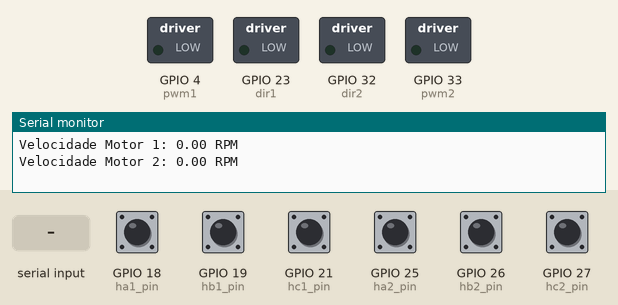
The sketch below on a simulated ESP32. Shown: switched loads named in the sketch (green lamp = pin HIGH), the last lines printed to the serial monitor. The inputs (shaded band) are chosen by the test bench; at power-on: GPIO 18 (ha1_pin), GPIO 19 (hb1_pin), GPIO 21 (hc1_pin), GPIO 25 (ha2_pin), GPIO 26 (hb2_pin), GPIO 27 (hc2_pin) HIGH.

Above: at 1.2 s.
1.3 s: "90 45\n" received over Serial
At 2.3 s:
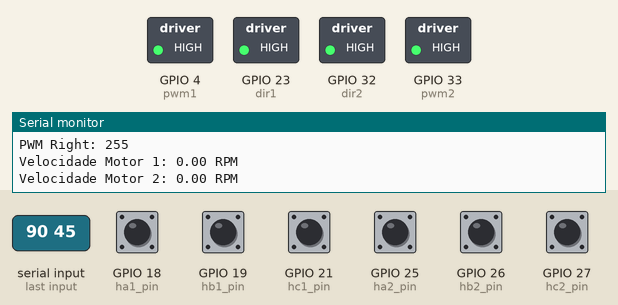
2.8 s: "30 150\n" received over Serial
At 3.4 s:
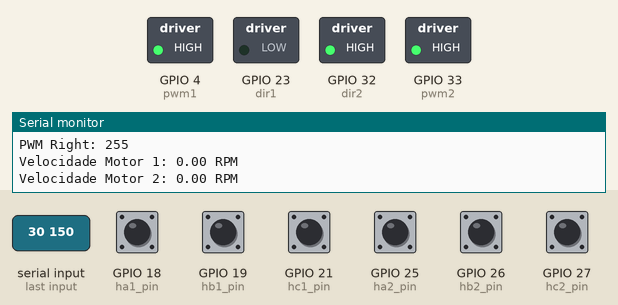
Timing chart, 0 to 5.8 s (numbered marks = the images above; inputs shaded):
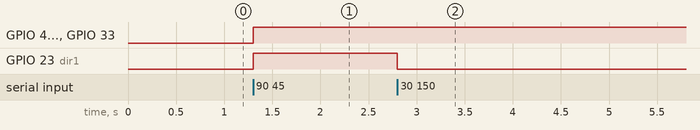

Measured:
- after the input at 1.3 s, GPIO 4 (pwm1), GPIO 23 (dir1), GPIO 32 (dir2), GPIO 33 (pwm2): LOW → HIGH at once
- after the input at 2.8 s, GPIO 23 (dir1): HIGH → LOW at once

The sketch:

controle_motores.ino
```cpp
//Esse codigo controla dois motores trifasicos por PWM e printa a velocidade em RPM de cada um
//Cada motor possui 3 halls, que alteram em valores binarios (0 ou 1) dependendo do grau de rotaçao atual
//A cada 60 graus, um dos halls muda de valor, cada mudança dessa foi chamada de "etapa"
//6 etapas correspondem a 1 rotaçao eletrica do motor
//Como o motor possui 15 pares de polos magneticos, 15 rotaçoes eletricas correspondem a 1 rotaçao mecanica (uma volta completa)

//motor 1:
#define ha1_pin 18
#define hb1_pin 19 //pinos dos halls do motor 1
#define hc1_pin 21
#define pwm1 4 //pino de pwm do motor 1
#define dir1 23

//motor 2:
#define ha2_pin 25
#define hb2_pin 26 //pinos dos halls do motor 2
#define hc2_pin 27
#define pwm2 33 //pino de pwm do motor 2
#define dir2 32 //inverte a direcao

volatile long etapas_1 = 0; //soma o total de mudanças de estados dos sensores halls (0 pra 1 ou 1 pra 0) do motor 1
volatile long etapas_2 = 0; //soma o total de mudanças de estados dos sensores halls (0 pra 1 ou 1 pra 0) do motor 2

volatile bool mudou_hall_1 = false; //flags que indicam que os sensores mudaram desde a ultima leitura
volatile bool mudou_hall_2 = false;

const int MAX_PWM = 255;
const float MAX_LINEAR = 1.0;
const float MAX_ANGULAR = 1.0;


void IRAM_ATTR mudar_ha1() {
  mudou_hall_1 = true; }

void IRAM_ATTR mudar_hb1() {
  mudou_hall_1 = true; }

void IRAM_ATTR mudar_hc1() { //essas funcoes sao chamadas sempre que algum dos halls muda de estado
  mudou_hall_1 = true; }     //sempre que sao chamadas, elas ativam a flag "mudou_hall_x"

void IRAM_ATTR mudar_ha2() {
  mudou_hall_2 = true; }

void IRAM_ATTR mudar_hb2() {
  mudou_hall_2 = true; }

void IRAM_ATTR mudar_hc2() {
  mudou_hall_2 = true; }

void setup() {

  Serial.begin(9600); //colocar o monitor serial em 9600 pra ver os dados

  pinMode(ha1_pin, INPUT_PULLUP);
  pinMode(hb1_pin, INPUT_PULLUP); //os halls sao entrada e os pwm sao saída
  pinMode(hc1_pin, INPUT_PULLUP);
  pinMode(pwm1, OUTPUT);
  pinMode(dir1, OUTPUT);

  pinMode(ha2_pin, INPUT_PULLUP);
  pinMode(hb2_pin, INPUT_PULLUP);
  pinMode(hc2_pin, INPUT_PULLUP);
  pinMode(pwm2, OUTPUT);
  pinMode(dir2, OUTPUT);

  attachInterrupt(digitalPinToInterrupt(ha1_pin), mudar_ha1, CHANGE); //essas funcoes configuram as funcoes "void IRAM_ATTR mudar_hx"
  attachInterrupt(digitalPinToInterrupt(hb1_pin), mudar_hb1, CHANGE); //elas ligam cada pino com a sua funcao de interrupcao
  attachInterrupt(digitalPinToInterrupt(hc1_pin), mudar_hc1, CHANGE);

  attachInterrupt(digitalPinToInterrupt(ha2_pin), mudar_ha2, CHANGE);
  attachInterrupt(digitalPinToInterrupt(hb2_pin), mudar_hb2, CHANGE);
  attachInterrupt(digitalPinToInterrupt(hc2_pin), mudar_hc2, CHANGE);

  analogWrite(pwm1, 0);
  analogWrite(pwm2, 0);
}

void loop() {
  if (Serial.available()) {
    String input = Serial.readStringUntil('\n');
    input.trim();

    int spaceIndex = input.indexOf(' ');
    if (spaceIndex == -1) {
      Serial.println("Invalid input format!");
      return;
    }

    float linear = input.substring(0, spaceIndex).toFloat();
    float angular = input.substring(spaceIndex + 1).toFloat();

    float leftSpeed = linear - angular;
    float rightSpeed = linear + angular;

    // Clamp to -1.0 ... +1.0 range
    leftSpeed = constrain(leftSpeed, -1.0, 1.0);
    rightSpeed = constrain(rightSpeed, -1.0, 1.0);

    digitalWrite(dir1, leftSpeed >= 0 ? HIGH : LOW);
    digitalWrite(dir2, rightSpeed >= 0 ? HIGH : LOW);

    // Map from -1..1 to 0..255 PWM
    int pwmLeft = (int)(fabs(leftSpeed) * MAX_PWM);
    int pwmRight = (int)(fabs(rightSpeed) * MAX_PWM);

    Serial.print("PWM Left: "); Serial.println(pwmLeft);
    Serial.print("PWM Right: "); Serial.println(pwmRight);

    analogWrite(pwm1, pwmLeft); //Controlar velocidade do motor 1      <--------------------- AQUI MUDAS AS VELOCIDADESSSSSSSSSSSSSSSSSSSSSSSSSSSSSSS
    analogWrite(pwm2, pwmRight);
  }

  unsigned long agora = millis(); //tempo em ms desde quando o codigo começou a rodar

  static unsigned long antes_1 = millis(); //ultima medicao de cada motor
  static unsigned long antes_2 = millis();

  int ha1, hb1, hc1, ha2, hb2, hc2; //variaveis para os halls

  //Proteção contra condição de corrida para o motor 1
  bool mudou_1;
  noInterrupts();
  mudou_1 = mudou_hall_1;
  if (mudou_hall_1) {
    mudou_hall_1 = false; //volta a flag pra false
  }
  interrupts();

  if (mudou_1) {
    noInterrupts();
    etapas_1++; //soma +1 no total de mudanças de halls do motor 1
    interrupts();
  }

  // Proteção contra condição de corrida para o motor 2
  bool mudou_2;
  noInterrupts();
  mudou_2 = mudou_hall_2;
  if (mudou_hall_2) {
    mudou_hall_2 = false; //volta a flag pra false
  }
  interrupts();

  if (mudou_2) {
    noInterrupts();
    etapas_2++; //soma +1 no total de mudanças de halls do motor 2
    interrupts();
  }

  // Cálculo de velocidade do motor 1 (a cada 1 segundo) em rpm
  if (agora - antes_1 >= 1000) { //a cada 1 segundo
    antes_1 = agora; //atualiza a variavel antes do motor 1
    float rpm_eletrico_1 = (etapas_1 / 6.0) * 60.0; // 6 etapas por rotação elétrica
    float rpm_mecanico_1 = rpm_eletrico_1 / 15.0;    // 15 pares de polos

    Serial.print("Velocidade Motor 1: ");
    Serial.print(rpm_mecanico_1); //printa a velocidade do motor 1 em rpm no monitor serial
    Serial.println(" RPM");

    etapas_1 = 0; //reseta a soma de mudanças dos halls do motor 1
  }

  // Cálculo de velocidade do motor 2 (a cada 1 segundo)
  if (agora - antes_2 >= 1000) { //a cada um segundo
    antes_2 = agora; //atualiza a variavel antes do motor 2
    float rpm_eletrico_2 = (etapas_2 / 6.0) * 60.0; // 6 etapas por rotação elétrica
    float rpm_mecanico_2 = rpm_eletrico_2 / 15.0;    // 15 pares de polos

    Serial.print("Velocidade Motor 2: ");
    Serial.print(rpm_mecanico_2); //printa a velocidade do motor 2 em rpm no monitor serial
    Serial.println(" RPM");

    etapas_2 = 0; //reseta a soma de mudanças dos halls do motor 2
  }
}
```
